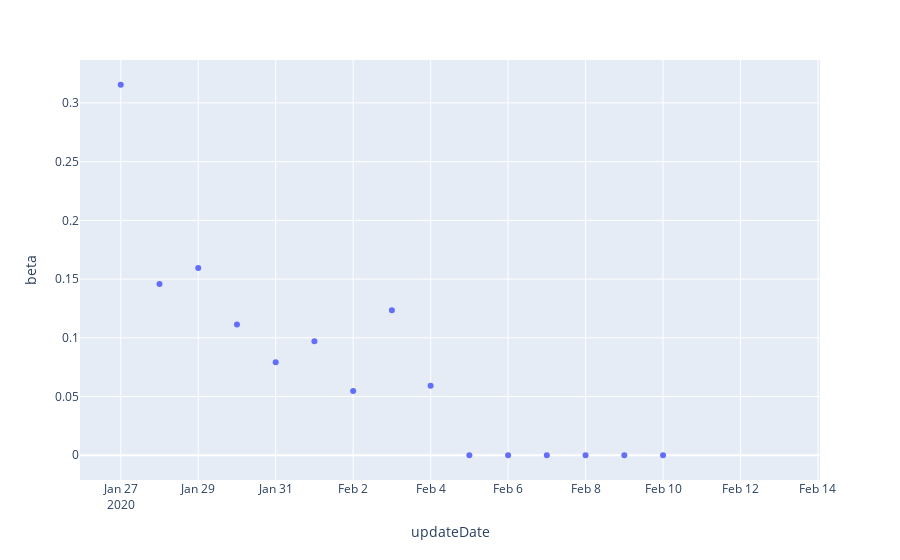

The notebook cell saved with this chart:
### Markdown cell above
## 2.3 Use One City Simulate the data

### Code cell
import plotly.express as px

shanghai = provinceDFF[provinceDFF['provinceName_en']=='Shanghai'].reset_index()
fig = px.scatter(shanghai, x="updateDate", y="beta")
fig.show()

### Figure 1 — Plotly figure (JSON) as saved in the notebook; plotly's stock layout.template omitted (floating-point values rounded to 4 significant figures)
{"data": [{"hoverlabel": {"namelength": 0}, "hovertemplate": "updateDate=%{x}<br>beta=%{y}", "legendgroup": "", "marker": {"color": "#636efa", "symbol": "circle"}, "mode": "markers", "name": "", "showlegend": false, "type": "scatter", "x": ["2020-01-27", "2020-01-28", "2020-01-29", "2020-01-30", "2020-01-31", "2020-02-01", "2020-02-02", "2020-02-03", "2020-02-04", "2020-02-05", "2020-02-06", "2020-02-07", "2020-02-08", "2020-02-09", "2020-02-10", "2020-02-11", "2020-02-12", "2020-02-13"], "xaxis": "x", "y": [0.3155, 0.1457, 0.1595, 0.1114, 0.07916, 0.09709, 0.05472, 0.1235, 0.05917, 0, 0, 0, 0, 0, 0, null, null, null], "yaxis": "y"}], "layout": {"legend": {"tracegroupgap": 0}, "margin": {"t": 60}, "xaxis": {"anchor": "y", "domain": [0, 1], "title": {"text": "updateDate"}}, "yaxis": {"anchor": "x", "domain": [0, 1], "title": {"text": "beta"}}}}
